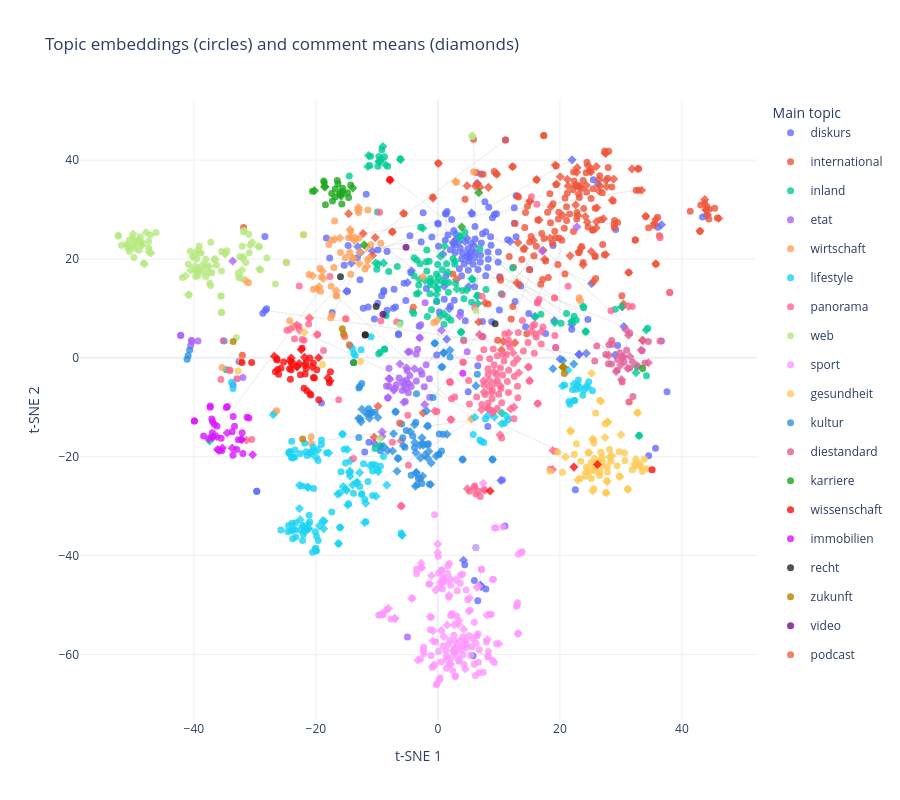

Notebook cell for this chart:
### Markdown cell above
## Explore the projection

Hover over a point for its path and source. Click a main topic in the legend to toggle both sets of points and their connecting lines.

### Code cell
sources = {"Topic embedding": "circle", "Comment mean": "diamond"}
points = pd.concat(
    [topics[TOPIC_KEY].assign(source="Topic embedding"), means[TOPIC_KEY].assign(source="Comment mean")],
    ignore_index=True,
)
points[["x", "y"]] = xy
points["path"] = points[TOPIC_KEY].apply(lambda row: " / ".join(filter(None, row)), axis=1)

fig = go.Figure()
for main_topic, group in pairs.groupby("Topic_1", sort=False):
    starts = xy[group["topic_row"]]
    ends = xy[len(topics) + group["mean_row"]]
    # NaN separators keep adjacent pairs from being joined.
    segments = np.stack([starts, ends, np.full_like(starts, np.nan)], axis=1).reshape(-1, 2)
    fig.add_scatter(x=segments[:, 0], y=segments[:, 1], mode="lines",
                    line=dict(color="rgba(75,75,75,0.20)", width=0.6),
                    hoverinfo="skip", legendgroup=main_topic, showlegend=False)

palette = qualitative.Plotly + qualitative.Dark24
for i, (main_topic, group) in enumerate(points.groupby("Topic_1", sort=False)):
    color = palette[i % len(palette)]
    for j, (source, rows) in enumerate(group.groupby("source", sort=False)):
        fig.add_scatter(
            x=rows.x, y=rows.y, mode="markers", name=main_topic, legendgroup=main_topic,
            showlegend=(j == 0), marker=dict(symbol=sources[source], color=color, size=7, opacity=0.8),
            text=rows.path, hovertemplate="%{text}<br>" + source + "<extra></extra>",
        )

fig.update_layout(
    title="Topic embeddings (circles) and comment means (diamonds)",
    xaxis_title="t-SNE 1", yaxis_title="t-SNE 2", legend_title_text="Main topic",
    legend_groupclick="togglegroup", template="plotly_white", height=800,
)
output = ROOT / "output/topic_comment_means_joint_tsne.html"
output.parent.mkdir(exist_ok=True)
fig.write_html(output)
fig.show()
